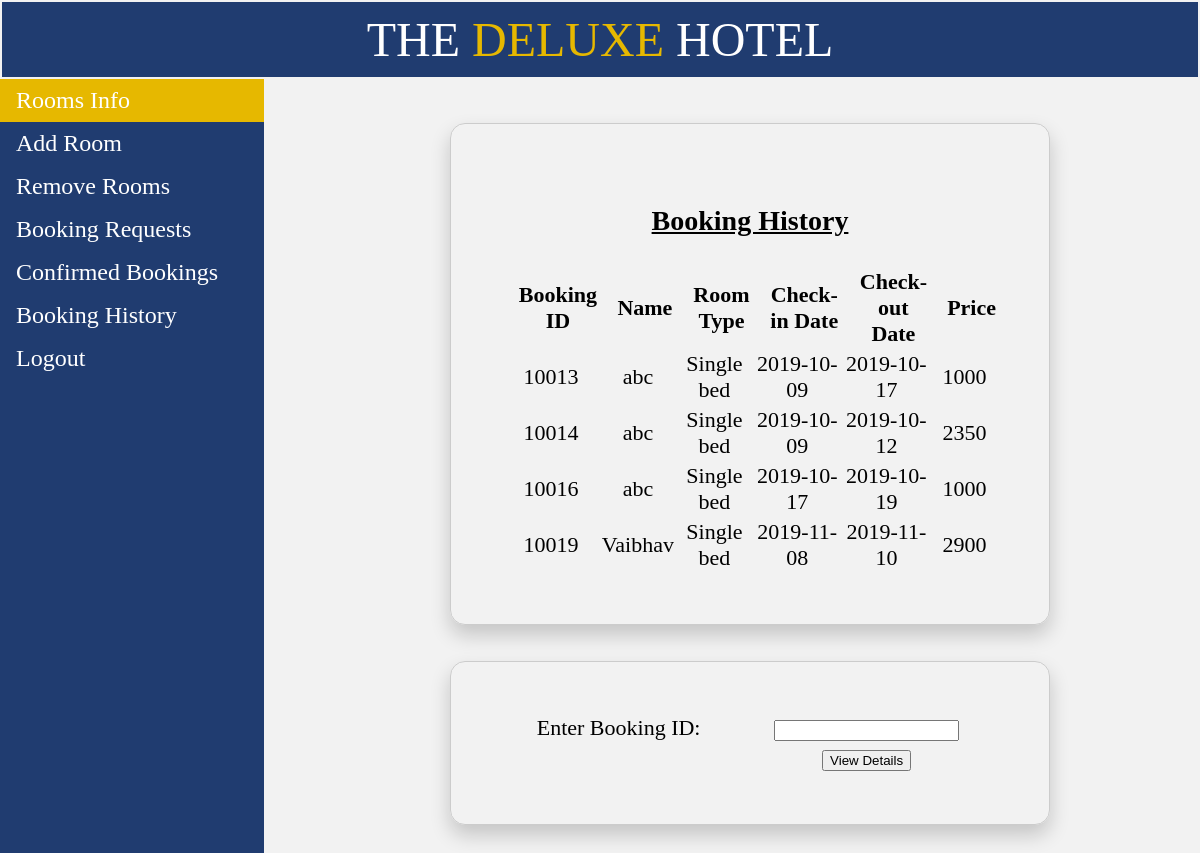
The app's page /booking_history.php, older data.
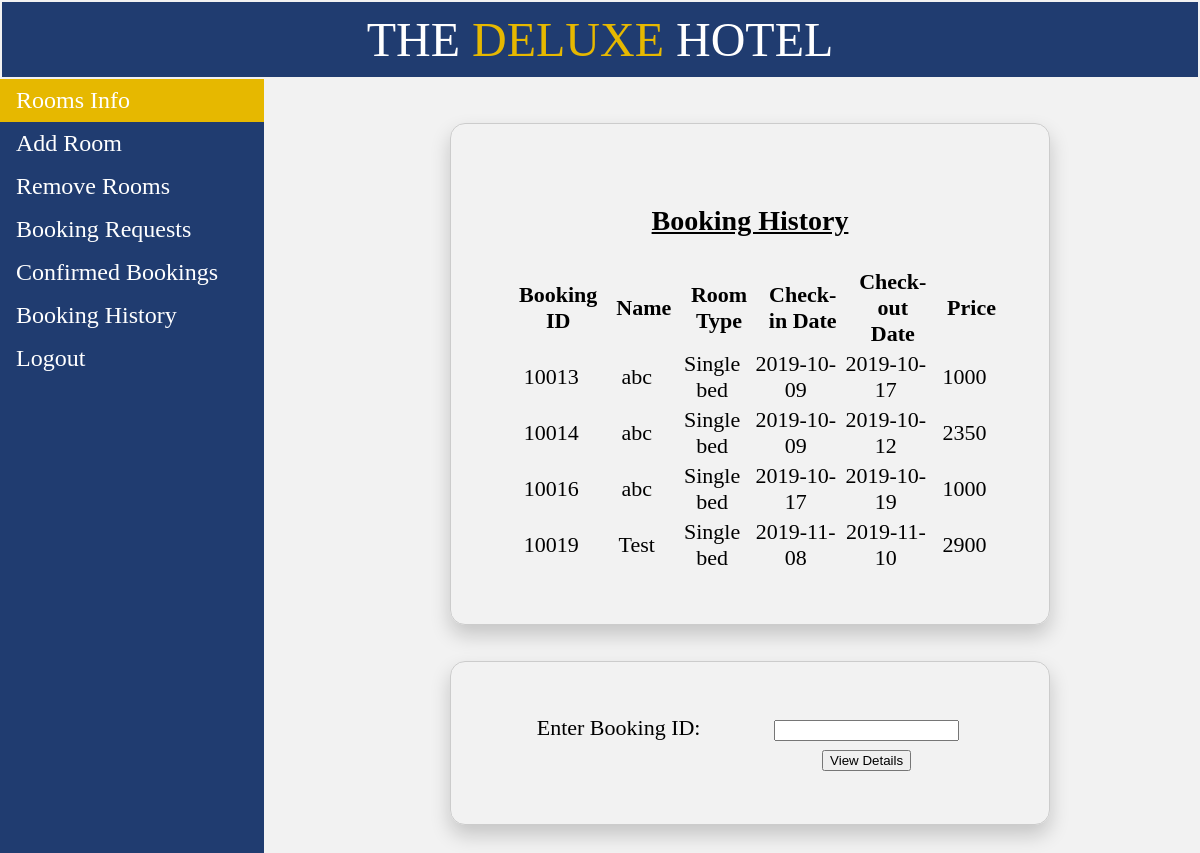
The same page, newer data.
### tables this page shows
CREATE TABLE `booked_hist` (
  `phone` bigint(20) NOT NULL,
  `name` varchar(255) NOT NULL,
  `idproof` varchar(255) NOT NULL,
  `room_type` varchar(65) NOT NULL,
  `checkin` date NOT NULL,
  `checkout` date NOT NULL,
  `days` int(11) NOT NULL,
  `ac` varchar(5) NOT NULL,
  `breakfast` varchar(5) NOT NULL,
  `lunch` varchar(5) NOT NULL,
  `snacks` varchar(5) NOT NULL,
  `dinner` varchar(5) NOT NULL,
  `swimming` varchar(5) NOT NULL,
  `price` int(11) NOT NULL,
  `book_id` int(11) NOT NULL
);

### booking_history.php (the view, shortened to what this page needs)
<!DOCTYPE html>
<html>
<head>
</head>
<body>
	<table style="width: 100%;">
		<tr>
			<td id="td1" style="padding: 10px; font-size: 48px;">THE <p style="color: #e6b800; display: inline;">DELUXE</p> HOTEL</td>
		</tr>
	</table>
	<ul>
		<li><a href="admin_view.php" class="active">Rooms Info</a></li>
		<li><a href="add_room_admin.php">Add Room</a></li>
		<li><a href="remove_room_admin.php">Remove Rooms</a></li>
		<li><a href="admin_room_status.php">Booking Requests</a></li>
		<li><a href="confirmed_bookings.php">Confirmed Bookings</a></li>
		<li><a href="booking_history.php">Booking History</a></li>
		<li><a href="index.php">Logout</a></li>
	</ul>
	<div style="margin-left:25%;padding:1px 16px;height:1000px;">
			<table class="basic_box">
				<tr>
					<td colspan="6"><p style="font-size: 28px; text-align: center; text-decoration: underline;"><b>Booking History</b></p>
				</td>
				<tr>
					<th>Booking ID</th>
					<th>Name</th>
					<th>Room Type</th>
					<th>Check-in Date</th>
					<th>Check-out Date</th>
					<th>Price</th>
				</tr>
				<tr>
				<?php
					$conn = new mysqli("localhost","root","", "iwp");
					$sql1 = "SELECT * from booked_hist";
					if ($result=mysqli_query($conn,$sql1))
				  	{
				  		while ($row=mysqli_fetch_row($result))
				    	{
				    		?>
				    		<td><?php echo $row[14]; ?></td>
				   			<td><?php echo $row[1]; ?></td>
				   			<td><?php echo $row[3]; ?></td>
				   			<td><?php echo $row[4]; ?></td>
				    		<td><?php echo $row[5]; ?></td>
				    		<td><?php echo $row[13]; ?></td>
				</tr><?php
				    	}
				    }?>
			</table><br><br>
			<table class="basic_box">
				<tr>
					<td colspan="1">Enter Booking ID:</td>
					<td colspan="2">
						<form action="admin_room_history.php" method="post">
							<input type="number" name="book_id">
					</td>
				</tr>
				<tr>
					<td></td>
					<td style="text-align: center;"><button type="submit">View Details</button></td></form>
				</tr>
			</table>
		</div>
	</body>
</html>

### booking_history.php (style rules this page uses)
body { margin: 0; background: #f2f2f2; }
table { font-size: 22px; }
td { text-align: center; }
.basic_box { border: 1px solid #ccc; border-radius: 15px; margin: auto; width: 600px; padding: 50px; box-shadow: 0 10px 20px rgba(0,0,0,0.19); }
#td1 { background-color: rgba(09,41,98,0.9); color: white; border: 10px; margin-top: -10px; padding: 10px; }
th { font-weight: bold; padding-left: 15px; }
ul { list-style-type: none; margin: 0; padding: 0; width: 22%; font-size: 24px; background-color: rgba(09,41,98,0.9); text-decoration: none; position: fixed; height: 100%; overflow: auto; }
li { color: white; }
li a { display: block; color: white; padding: 8px 16px; text-decoration: none; }
li a.active { background-color: #e6b800; color: white; }

Row changes from the older to the newer data that the page shows:
changed booked_hist "10019": name "Vaibhav" → "Test"
